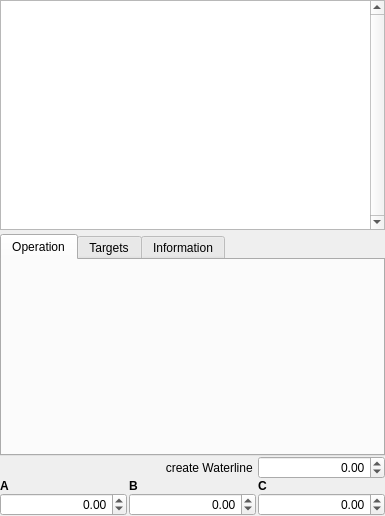
<?xml version="1.0" encoding="UTF-8"?>
<ui version="4.0">
 <class>OperationsPage</class>
 <widget class="QWidget" name="OperationsPage">
  <property name="geometry">
   <rect>
    <x>0</x>
    <y>0</y>
    <width>385</width>
    <height>516</height>
   </rect>
  </property>
  <layout class="QGridLayout" name="gridLayout" rowstretch="0,0,0,0,0,0" columnstretch="0,0,0">
   <property name="leftMargin">
    <number>0</number>
   </property>
   <property name="topMargin">
    <number>0</number>
   </property>
   <property name="rightMargin">
    <number>0</number>
   </property>
   <property name="bottomMargin">
    <number>0</number>
   </property>
   <property name="horizontalSpacing">
    <number>2</number>
   </property>
   <property name="verticalSpacing">
    <number>0</number>
   </property>
   <item row="4" column="2">
    <widget class="QLabel" name="lC">
     <property name="font">
      <font>
       <weight>75</weight>
       <bold>true</bold>
      </font>
     </property>
     <property name="text">
      <string>C</string>
     </property>
    </widget>
   </item>
   <item row="5" column="2">
    <widget class="QDoubleSpinBox" name="spC">
     <property name="alignment">
      <set>Qt::AlignRight|Qt::AlignTrailing|Qt::AlignVCenter</set>
     </property>
     <property name="minimum">
      <double>-360.000000000000000</double>
     </property>
     <property name="maximum">
      <double>360.000000000000000</double>
     </property>
    </widget>
   </item>
   <item row="3" column="2">
    <widget class="QDoubleSpinBox" name="dsCut">
     <property name="enabled">
      <bool>true</bool>
     </property>
     <property name="minimumSize">
      <size>
       <width>124</width>
       <height>0</height>
      </size>
     </property>
     <property name="alignment">
      <set>Qt::AlignRight|Qt::AlignTrailing|Qt::AlignVCenter</set>
     </property>
     <property name="decimals">
      <number>2</number>
     </property>
     <property name="minimum">
      <double>-500.000000000000000</double>
     </property>
     <property name="maximum">
      <double>500.000000000000000</double>
     </property>
    </widget>
   </item>
   <item row="5" column="1">
    <widget class="QDoubleSpinBox" name="spB">
     <property name="alignment">
      <set>Qt::AlignRight|Qt::AlignTrailing|Qt::AlignVCenter</set>
     </property>
     <property name="minimum">
      <double>-360.000000000000000</double>
     </property>
     <property name="maximum">
      <double>360.000000000000000</double>
     </property>
    </widget>
   </item>
   <item row="0" column="0" colspan="3">
    <widget class="QWidget" name="widget" native="true">
     <property name="sizePolicy">
      <sizepolicy hsizetype="MinimumExpanding" vsizetype="Preferred">
       <horstretch>0</horstretch>
       <verstretch>0</verstretch>
      </sizepolicy>
     </property>
     <layout class="QVBoxLayout" name="verticalLayout" stretch="1,0">
      <property name="spacing">
       <number>4</number>
      </property>
      <property name="sizeConstraint">
       <enum>QLayout::SetDefaultConstraint</enum>
      </property>
      <property name="leftMargin">
       <number>0</number>
      </property>
      <property name="topMargin">
       <number>0</number>
      </property>
      <property name="rightMargin">
       <number>0</number>
      </property>
      <property name="bottomMargin">
       <number>0</number>
      </property>
      <item>
       <widget class="QListView" name="lstOperations">
        <property name="sizePolicy">
         <sizepolicy hsizetype="MinimumExpanding" vsizetype="MinimumExpanding">
          <horstretch>0</horstretch>
          <verstretch>0</verstretch>
         </sizepolicy>
        </property>
        <property name="minimumSize">
         <size>
          <width>0</width>
          <height>0</height>
         </size>
        </property>
        <property name="verticalScrollBarPolicy">
         <enum>Qt::ScrollBarAlwaysOn</enum>
        </property>
        <property name="editTriggers">
         <set>QAbstractItemView::NoEditTriggers</set>
        </property>
        <property name="alternatingRowColors">
         <bool>true</bool>
        </property>
       </widget>
      </item>
      <item>
       <widget class="QTabWidget" name="notebook">
        <property name="enabled">
         <bool>true</bool>
        </property>
        <property name="sizePolicy">
         <sizepolicy hsizetype="MinimumExpanding" vsizetype="Preferred">
          <horstretch>0</horstretch>
          <verstretch>0</verstretch>
         </sizepolicy>
        </property>
        <property name="maximumSize">
         <size>
          <width>16777215</width>
          <height>16777215</height>
         </size>
        </property>
        <property name="tabShape">
         <enum>QTabWidget::Rounded</enum>
        </property>
        <property name="currentIndex">
         <number>0</number>
        </property>
        <widget class="QWidget" name="Operation">
         <property name="enabled">
          <bool>true</bool>
         </property>
         <attribute name="title">
          <string>Operation</string>
         </attribute>
        </widget>
        <widget class="QWidget" name="Targets">
         <attribute name="title">
          <string>Targets</string>
         </attribute>
         <layout class="QVBoxLayout" name="verticalLayout_1">
          <property name="spacing">
           <number>0</number>
          </property>
          <property name="leftMargin">
           <number>0</number>
          </property>
          <property name="topMargin">
           <number>0</number>
          </property>
          <property name="rightMargin">
           <number>0</number>
          </property>
          <property name="bottomMargin">
           <number>0</number>
          </property>
          <item>
           <widget class="QListView" name="lstTarget">
            <property name="verticalScrollBarPolicy">
             <enum>Qt::ScrollBarAlwaysOn</enum>
            </property>
            <property name="editTriggers">
             <set>QAbstractItemView::NoEditTriggers</set>
            </property>
            <property name="alternatingRowColors">
             <bool>true</bool>
            </property>
           </widget>
          </item>
         </layout>
        </widget>
        <widget class="QWidget" name="Info">
         <attribute name="title">
          <string>Information</string>
         </attribute>
         <layout class="QVBoxLayout" name="verticalLayout_2">
          <property name="spacing">
           <number>0</number>
          </property>
          <property name="leftMargin">
           <number>0</number>
          </property>
          <property name="topMargin">
           <number>0</number>
          </property>
          <property name="rightMargin">
           <number>0</number>
          </property>
          <property name="bottomMargin">
           <number>0</number>
          </property>
          <item>
           <widget class="QTreeView" name="geomTree"/>
          </item>
         </layout>
        </widget>
       </widget>
      </item>
     </layout>
    </widget>
   </item>
   <item row="3" column="1">
    <widget class="QLabel" name="label">
     <property name="text">
      <string>create Waterline </string>
     </property>
     <property name="alignment">
      <set>Qt::AlignRight|Qt::AlignTrailing|Qt::AlignVCenter</set>
     </property>
    </widget>
   </item>
   <item row="4" column="0">
    <widget class="QLabel" name="lA">
     <property name="sizePolicy">
      <sizepolicy hsizetype="Minimum" vsizetype="Fixed">
       <horstretch>0</horstretch>
       <verstretch>0</verstretch>
      </sizepolicy>
     </property>
     <property name="font">
      <font>
       <weight>75</weight>
       <bold>true</bold>
      </font>
     </property>
     <property name="text">
      <string>A</string>
     </property>
    </widget>
   </item>
   <item row="5" column="0">
    <widget class="QDoubleSpinBox" name="spA">
     <property name="alignment">
      <set>Qt::AlignRight|Qt::AlignTrailing|Qt::AlignVCenter</set>
     </property>
     <property name="minimum">
      <double>-360.000000000000000</double>
     </property>
     <property name="maximum">
      <double>360.000000000000000</double>
     </property>
    </widget>
   </item>
   <item row="4" column="1">
    <widget class="QLabel" name="lB">
     <property name="font">
      <font>
       <weight>75</weight>
       <bold>true</bold>
      </font>
     </property>
     <property name="text">
      <string>B</string>
     </property>
    </widget>
   </item>
  </layout>
 </widget>
 <resources/>
 <connections/>
</ui>
